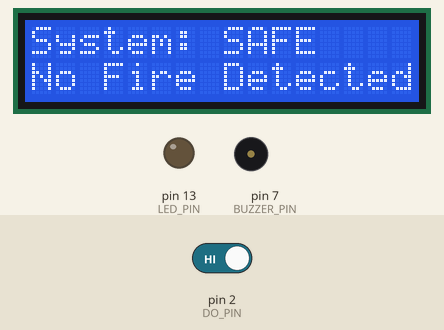
This sketch was run on a simulated Arduino Uno, built with avr-gcc and run on an emulated ATmega328P. Parts: 16×2 character LCD, output pins drawn as LEDs (lit = HIGH), buzzer (waves = sounding, pin HIGH). The test bench sets the inputs (shaded band); at power-on: pin 2 (DO_PIN) HIGH. What the sketch prints to the serial monitor is not drawn.

Above: at 2.7 s.
2.8 s: pin 2 (DO_PIN) driven LOW
At 3.5 s:
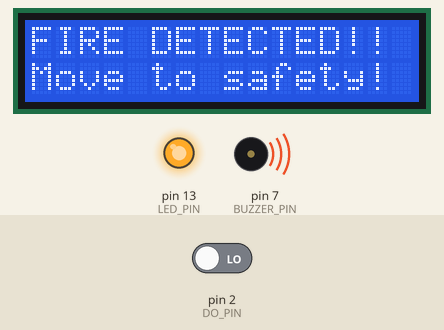
4.3 s: pin 2 (DO_PIN) driven HIGH
At 4.8 s:
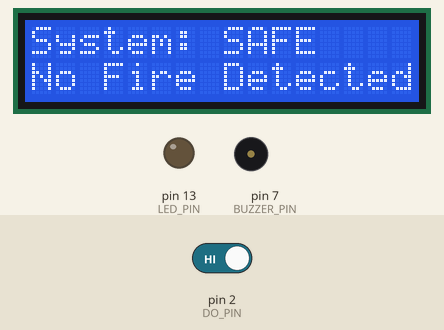
Timing chart, 0 to 7.3 s (numbered marks = the images above; inputs shaded):
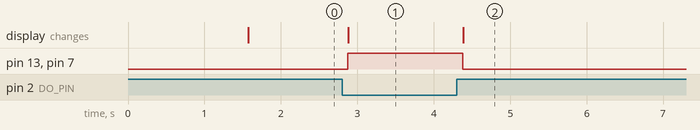

Measured:
- after the input at 2.8 s, pin 13 (LED_PIN), pin 7 (BUZZER_PIN): LOW → HIGH after 0.07 s; the display: changes after 0.08 s (image 1)
- after the input at 4.3 s, pin 13 (LED_PIN), pin 7 (BUZZER_PIN): HIGH → LOW after 0.08 s; the display: changes after 0.09 s (image 2)

The sketch:

flame_sensor_lcd_parallel_arduino.ino
```cpp
/*
  Flame Sensor + Buzzer + 16x2 LCD (parallel, 4-bit mode) - Arduino Uno

  Flame sensor: VCC->5V, GND->GND, DO->D2
  Buzzer (IO board): 5V/GND to Arduino, buzzer input -> D7

  LCD pin -> Arduino
    1  VSS -> GND
    2  VDD -> 5V
    3  V0  -> middle pin of 10k pot (other pot ends to 5V and GND) = contrast
    4  RS  -> D8
    5  RW  -> GND
    6  E   -> D9
    7-10 D0-D3 -> not connected
    11 D4  -> A0
    12 D5  -> A1
    13 D6  -> A2
    14 D7  -> A3
    15 A   -> 5V through 220 ohm
    16 K   -> GND
*/
#include <LiquidCrystal.h>

const int DO_PIN     = 2;
const int BUZZER_PIN = 7;
const int LED_PIN    = 13;
const bool BUZZER_ACTIVE_HIGH = true;

LiquidCrystal lcd(8, 9, A0, A1, A2, A3);   // RS, E, D4, D5, D6, D7
int lastState = -1;

void buzzer(bool on) {
  digitalWrite(BUZZER_PIN, (on == BUZZER_ACTIVE_HIGH) ? HIGH : LOW);
}

void showSafe() {
  lcd.clear();
  lcd.setCursor(0, 0);  lcd.print("System: SAFE");
  lcd.setCursor(0, 1);  lcd.print("No Fire Detected");
}

void showFire() {
  lcd.clear();
  lcd.setCursor(0, 0);  lcd.print("FIRE DETECTED!!");
  lcd.setCursor(0, 1);  lcd.print("Move to safety!");
}

void setup() {
  Serial.begin(9600);
  pinMode(DO_PIN, INPUT);
  pinMode(BUZZER_PIN, OUTPUT);
  pinMode(LED_PIN, OUTPUT);
  buzzer(false);

  lcd.begin(16, 2);
  lcd.setCursor(0, 0);  lcd.print("Flame Detector");
  lcd.setCursor(0, 1);  lcd.print("Starting...");
  delay(1500);
}

void loop() {
  int state = (digitalRead(DO_PIN) == LOW) ? 1 : 0;   // 1 = fire

  buzzer(state);
  digitalWrite(LED_PIN, state);

  if (state != lastState) {
    if (state) showFire(); else showSafe();
    lastState = state;
    Serial.println(state ? "FIRE DETECTED!" : "No fire");
  }
  delay(100);
}
```
